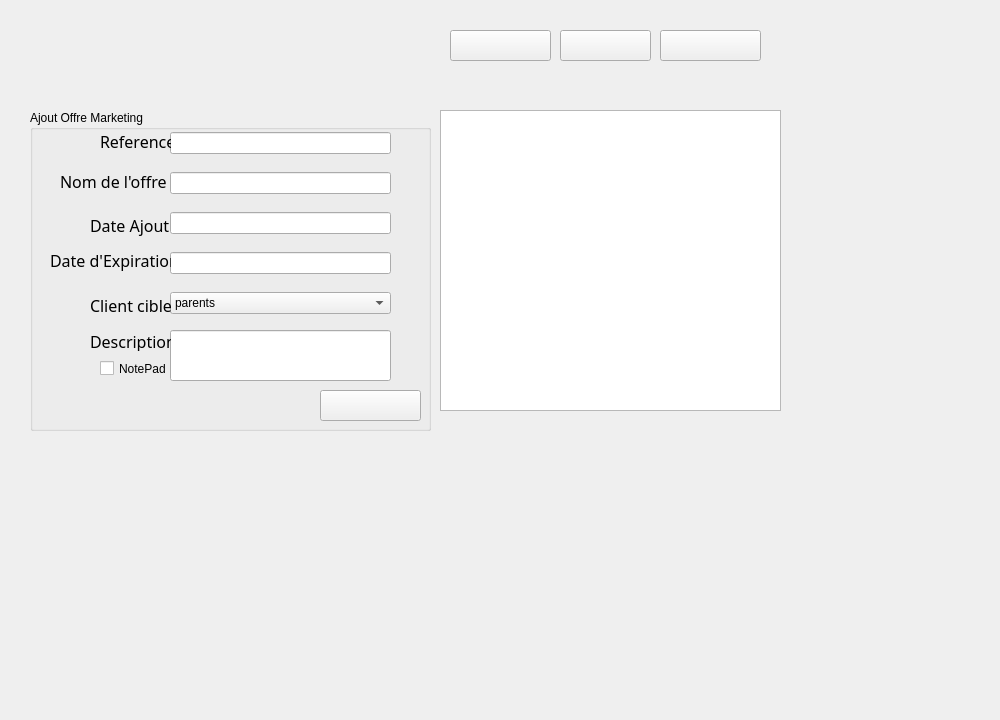
      <widget class="QWidget" name="page3">
       <widget class="QLabel" name="label_5">
        <property name="geometry">
         <rect>
          <x>10</x>
          <y>-50</y>
          <width>981</width>
          <height>711</height>
         </rect>
        </property>
        <property name="text">
         <string/>
        </property>
        <property name="pixmap">
         <pixmap>../../crm/111.PNG</pixmap>
        </property>
       </widget>
       <widget class="QGroupBox" name="groupBox">
        <property name="geometry">
         <rect>
          <x>30</x>
          <y>110</y>
          <width>401</width>
          <height>321</height>
         </rect>
        </property>
        <property name="title">
         <string>Ajout Offre Marketing</string>
        </property>
        <widget class="QWidget" name="layoutWidget">
         <property name="geometry">
          <rect>
           <x>140</x>
           <y>10</y>
           <width>221</width>
           <height>211</height>
          </rect>
         </property>
         <layout class="QVBoxLayout" name="verticalLayout_2">
          <item>
           <widget class="QLineEdit" name="ref"/>
          </item>
          <item>
           <widget class="QLineEdit" name="nomoffre"/>
          </item>
          <item>
           <widget class="QLineEdit" name="datajout"/>
          </item>
          <item>
           <widget class="QLineEdit" name="datexpira"/>
          </item>
          <item>
           <widget class="QComboBox" name="comboBoxcible">
            <item>
             <property name="text">
              <string>parents</string>
             </property>
            </item>
           </widget>
          </item>
         </layout>
        </widget>
        <widget class="QLabel" name="label_6">
         <property name="geometry">
          <rect>
           <x>30</x>
           <y>60</y>
           <width>111</width>
           <height>21</height>
          </rect>
         </property>
         <property name="styleSheet">
          <string notr="true">font-family:Baskerville Old Face;</string>
         </property>
         <property name="text">
          <string>&lt;html&gt;&lt;head/&gt;&lt;body&gt;&lt;p&gt;&lt;span style=&quot; font-size:12pt;&quot;&gt;Nom de l'offre&lt;/span&gt;&lt;/p&gt;&lt;/body&gt;&lt;/html&gt;</string>
         </property>
        </widget>
        <widget class="QLabel" name="label_7">
         <property name="geometry">
          <rect>
           <x>60</x>
           <y>100</y>
           <width>81</width>
           <height>31</height>
          </rect>
         </property>
         <property name="styleSheet">
          <string notr="true">font-family:Baskerville Old Face;</string>
         </property>
         <property name="text">
          <string>&lt;html&gt;&lt;head/&gt;&lt;body&gt;&lt;p&gt;&lt;span style=&quot; font-size:12pt;&quot;&gt;Date Ajout&lt;/span&gt;&lt;/p&gt;&lt;/body&gt;&lt;/html&gt;</string>
         </property>
        </widget>
        <widget class="QLabel" name="label_8">
         <property name="geometry">
          <rect>
           <x>20</x>
           <y>130</y>
           <width>121</width>
           <height>41</height>
          </rect>
         </property>
         <property name="styleSheet">
          <string notr="true">font-family:Baskerville Old Face;</string>
         </property>
         <property name="text">
          <string>&lt;html&gt;&lt;head/&gt;&lt;body&gt;&lt;p&gt;&lt;span style=&quot; font-size:12pt;&quot;&gt;Date d'Expiration&lt;/span&gt;&lt;/p&gt;&lt;/body&gt;&lt;/html&gt;</string>
         </property>
        </widget>
        <widget class="QLabel" name="label_9">
         <property name="geometry">
          <rect>
           <x>60</x>
           <y>180</y>
           <width>91</width>
           <height>31</height>
          </rect>
         </property>
         <property name="styleSheet">
          <string notr="true">font-family:Baskerville Old Face;</string>
         </property>
         <property name="text">
          <string>&lt;html&gt;&lt;head/&gt;&lt;body&gt;&lt;p&gt;&lt;span style=&quot; font-size:12pt;&quot;&gt;Client cible&lt;/span&gt;&lt;/p&gt;&lt;/body&gt;&lt;/html&gt;</string>
         </property>
        </widget>
        <widget class="QLineEdit" name="desc">
         <property name="geometry">
          <rect>
           <x>140</x>
           <y>220</y>
           <width>221</width>
           <height>51</height>
          </rect>
         </property>
        </widget>
        <widget class="QLabel" name="label_11">
         <property name="geometry">
          <rect>
           <x>60</x>
           <y>220</y>
           <width>81</width>
           <height>21</height>
          </rect>
         </property>
         <property name="styleSheet">
          <string notr="true">font-family:Baskerville Old Face;</string>
         </property>
         <property name="text">
          <string>&lt;html&gt;&lt;head/&gt;&lt;body&gt;&lt;p&gt;&lt;span style=&quot; font-size:12pt;&quot;&gt;Description&lt;/span&gt;&lt;/p&gt;&lt;/body&gt;&lt;/html&gt;</string>
         </property>
        </widget>
        <widget class="QPushButton" name="pushButton_7">
         <property name="geometry">
          <rect>
           <x>290</x>
           <y>280</y>
           <width>101</width>
           <height>31</height>
          </rect>
         </property>
         <property name="styleSheet">
          <string notr="true">background-image: url(:/crm/confirmer.png);</string>
         </property>
         <property name="text">
          <string/>
         </property>
        </widget>
        <widget class="QLabel" name="label_17">
         <property name="geometry">
          <rect>
           <x>70</x>
           <y>20</y>
           <width>71</width>
           <height>20</height>
          </rect>
         </property>
         <property name="styleSheet">
          <string notr="true">font-family:Baskerville Old Face;</string>
         </property>
         <property name="text">
          <string>&lt;html&gt;&lt;head/&gt;&lt;body&gt;&lt;p&gt;&lt;span style=&quot; font-size:12pt;&quot;&gt;Reference&lt;/span&gt;&lt;/p&gt;&lt;/body&gt;&lt;/html&gt;</string>
         </property>
        </widget>
        <widget class="QCheckBox" name="checkBox">
         <property name="geometry">
          <rect>
           <x>70</x>
           <y>250</y>
           <width>70</width>
           <height>17</height>
          </rect>
         </property>
         <property name="text">
          <string>NotePad</string>
         </property>
        </widget>
       </widget>
       <widget class="QTableView" name="tableView_2">
        <property name="geometry">
         <rect>
          <x>440</x>
          <y>110</y>
          <width>341</width>
          <height>301</height>
         </rect>
        </property>
       </widget>
       <widget class="QPushButton" name="pushButton_4">
        <property name="geometry">
         <rect>
          <x>660</x>
          <y>30</y>
          <width>101</width>
          <height>31</height>
         </rect>
        </property>
        <property name="styleSheet">
         <string notr="true">background-image: url(:/crm/edit.png);</string>
        </property>
        <property name="text">
         <string/>
        </property>
       </widget>
       <widget class="QPushButton" name="pushButton_16">
        <property name="geometry">
         <rect>
          <x>560</x>
          <y>30</y>
          <width>91</width>
          <height>31</height>
         </rect>
        </property>
        <property name="styleSheet">
         <string notr="true">background-image: url(:/crm/home.png);</string>
        </property>
        <property name="text">
         <string/>
        </property>
       </widget>
       <widget class="QPushButton" name="pushButton_21">
        <property name="geometry">
         <rect>
          <x>450</x>
          <y>30</y>
          <width>101</width>
          <height>31</height>
         </rect>
        </property>
        <property name="styleSheet">
         <string notr="true">background-image: url(:/crm/rchv.png);</string>
        </property>
        <property name="text">
         <string/>
        </property>
       </widget>
      </widget>
